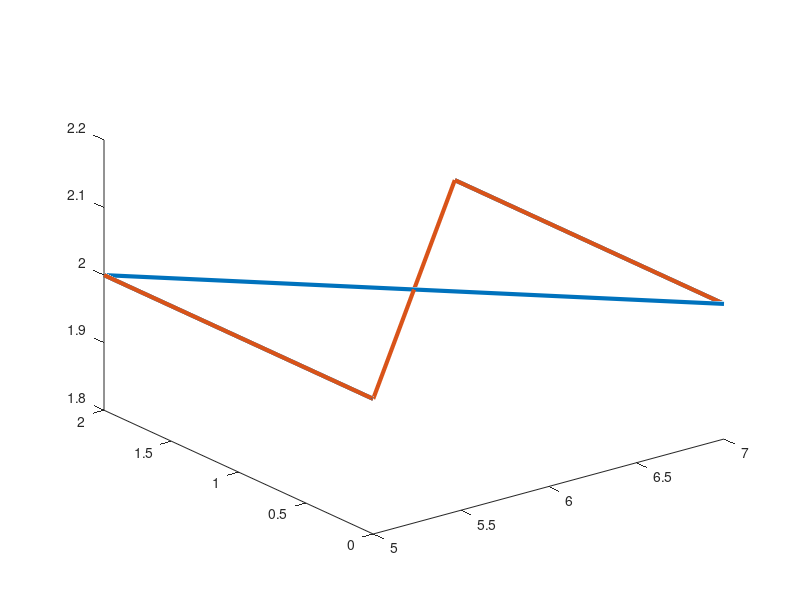

Source code (MATLAB): (Note: this script raises an error after producing the figure.)
clear all;
close all;
clc;
R=1.3
ref=[50 0 0];
d3=2;
px=0
py=0
pz=0
pointsX=[0-px 2-px 0-px 2-px];
pointsY=[2-py 2-py 2-py 2-py];
pointsZ=[5-pz 1-pz 7-pz 1-pz];
alfa1=-90;
alfa2=-45;
alfa3=-45;
alfa4=-45;
n = [0 0 1]';
p=plot3([pointsZ(1) pointsZ(1) pointsZ(3) pointsZ(3)],pointsX(),pointsY());
hold on;
set(p(1),'linewidth',3);
p=plot3([pointsZ(3) pointsZ(3) pointsZ(1) pointsZ(1)],pointsX(),pointsY());
hold on;
set(p(1),'linewidth',3);
drawPlane(n,2,'c');
X=[pointsX(1) pointsX(1)-(cos(2*pi*alfa1/360)*R) ];
Y=[pointsY(1) (sin(2*pi*alfa1/360)*R)+pointsY(1) ];
h=plot3([pointsZ(1) pointsZ(1)],X,Y,'r');
set(h(1),'linewidth',4);
text(pointsZ(1),X(1),Y(1)+0.1,'A1');

X=[pointsX(2) (cos(2*pi*alfa2/360)*R)+pointsX(2) ];
Y=[pointsY(2) (sin(2*pi*alfa2/360)*R)+pointsY(2) ];
f=plot3([pointsZ(1) pointsZ(1)],X,Y,'r');
set(f(1),'linewidth',4);
text(pointsZ(1),X(1),Y(1)+0.1,'A2');

X=[pointsX(3) pointsX(3)-(cos(2*pi*alfa3/360)*R) ];
Y=[pointsY(3) (sin(2*pi*alfa3/360)*R)+pointsY(3) ];
f=plot3([pointsZ(3) pointsZ(3)],X,Y,'r');
set(f(1),'linewidth',4);
text(pointsZ(3),X(1),Y(1)+0.1,'A3');

X=[pointsX(4) (cos(2*pi*alfa4/360)*R)+pointsX(4) ];
Y=[pointsY(4) (sin(2*pi*alfa4/360)*R)+pointsY(4) ];
f=plot3([pointsZ(3) pointsZ(3)],X,Y,'r');
set(f(1),'linewidth',4);
text(pointsZ(3),X(1),Y(1)+0.1,'A4');
hold on;

%%scatter(pointsX,pointsY);
grid on;
[x,y]=circle(pointsX(1),pointsY(1), R);
plot3( ones(1,length(x))*pointsZ(1) ,x,y,'--r')
[x,y]=circle(pointsX(2),pointsY(2), R);
plot3(ones(1,length(x))*pointsZ(1),x,y,'--r');
[x,y]=circle(pointsX(3),pointsY(3), R);
plot3( ones(1,length(x))*pointsZ(3) ,x,y,'--r')
[x,y]=circle(pointsX(4),pointsY(4), R);
plot3(ones(1,length(x))*pointsZ(3),x,y,'--r')
axis([-2 2 -2 2 0 2]);
drawPlane(n,'y'); 
hold on;